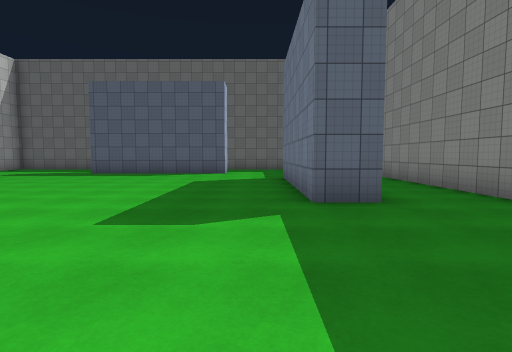
View 1 (above)

24 first-person views from a walk through a scene from a Unity 3-D project. The camera is 1.4 m above the floor, tilts 4° down and sees 80° across. The floor is counted in squares, 2 m on a side. Each view is taken from the middle of a square. On the plan, view 1 faces up. The plan holds only what a view shows up to about 10 squares ahead; the rest is blank. Surface patterns are stand-ins for the level's own textures.

View 2
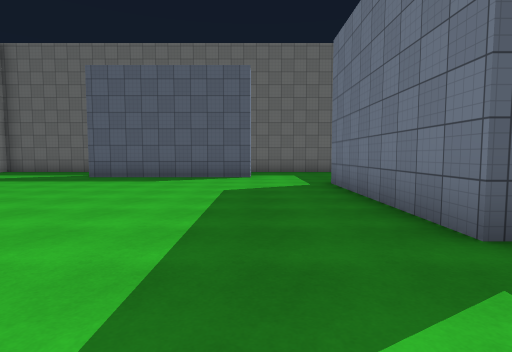

View 3
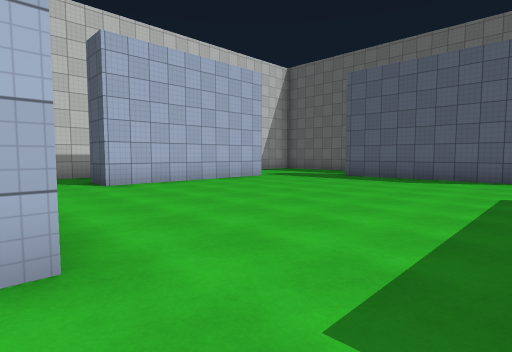

View 4
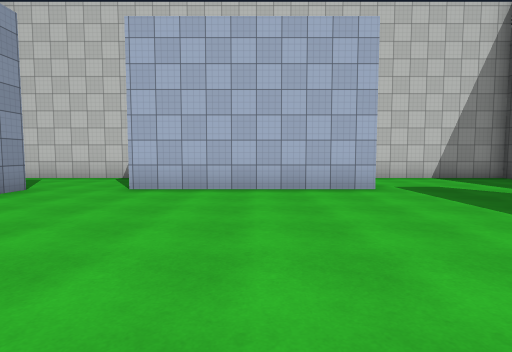

View 5
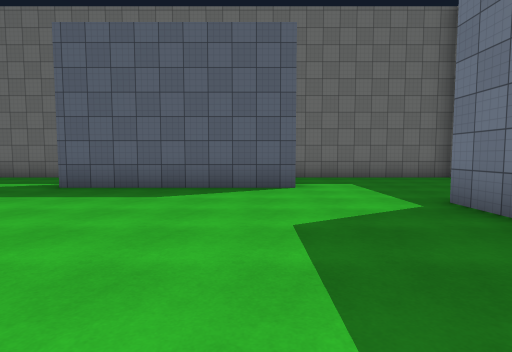

View 6
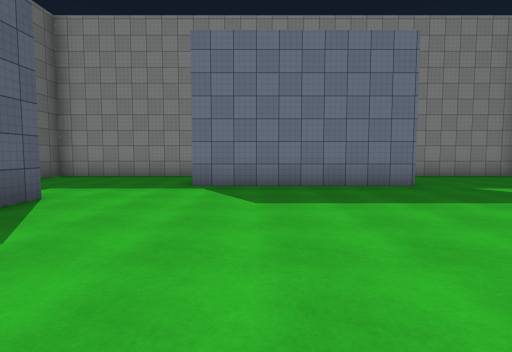

View 7
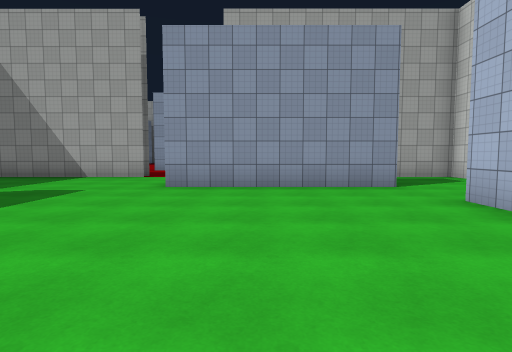

View 8
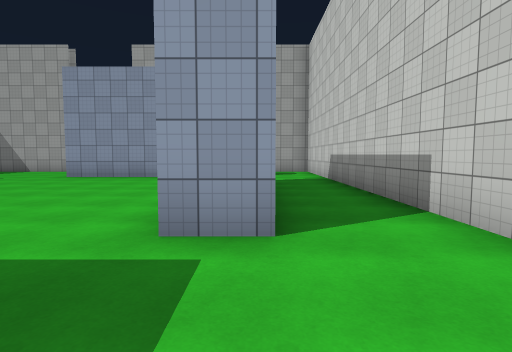

View 9
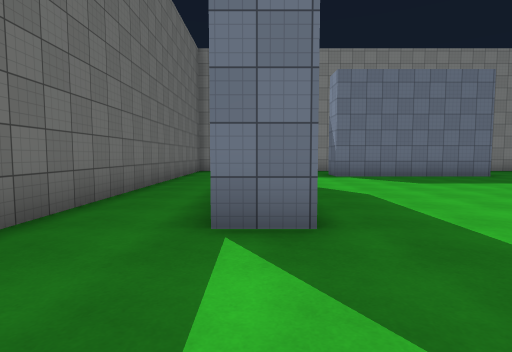

View 10
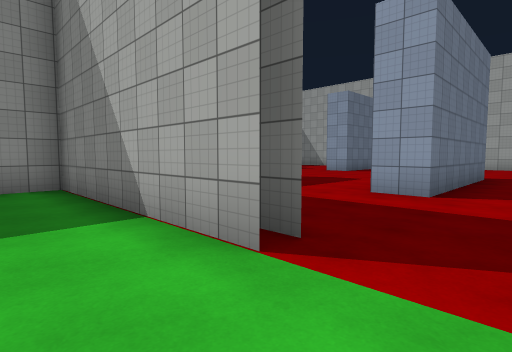

View 11
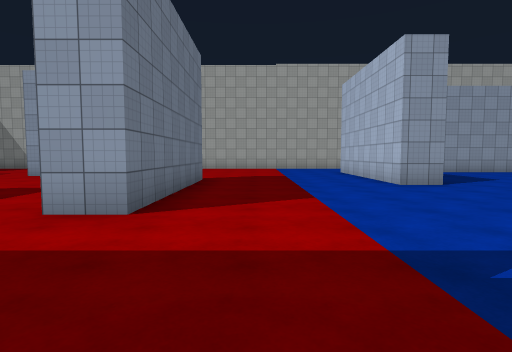

View 12
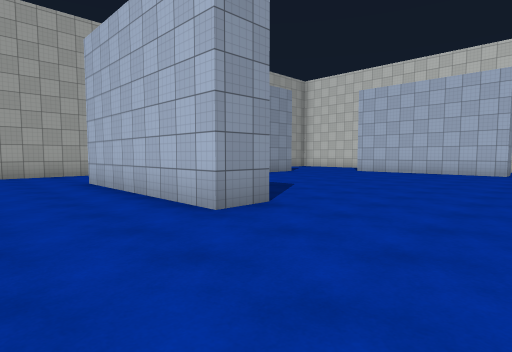

View 13
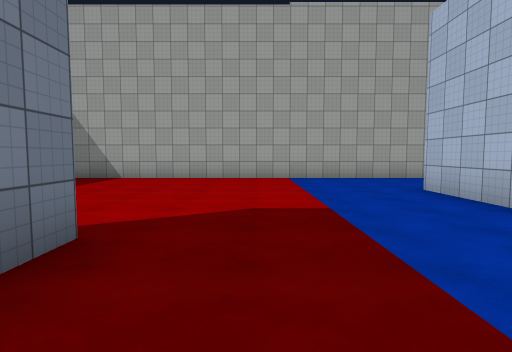

View 14
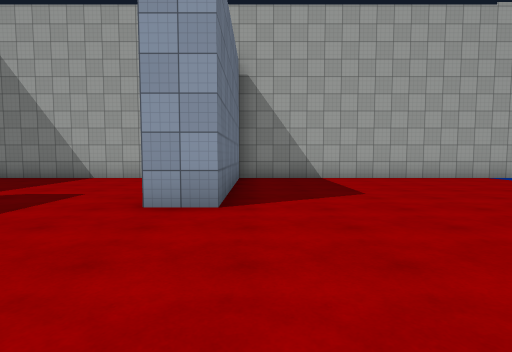

View 15
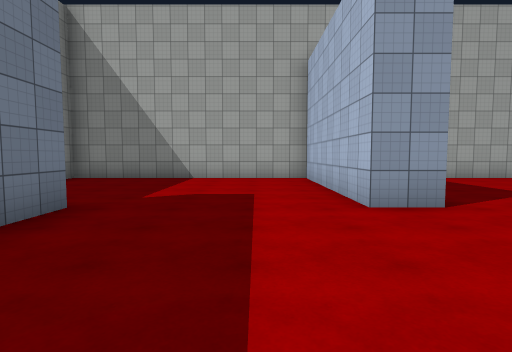

View 16
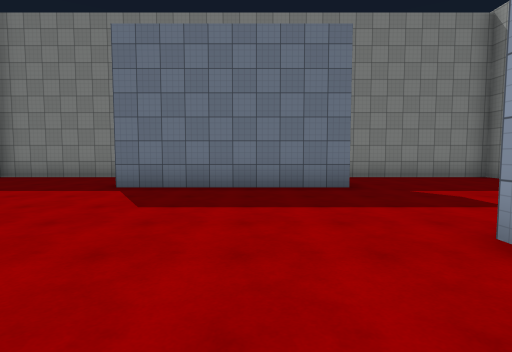

View 17
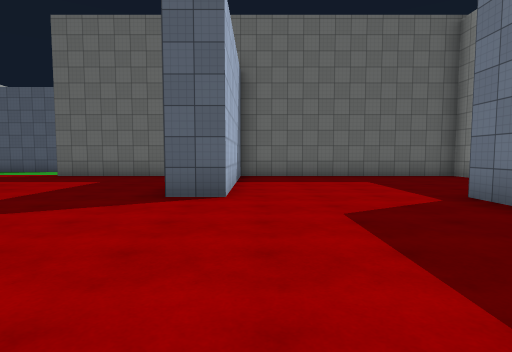

View 18
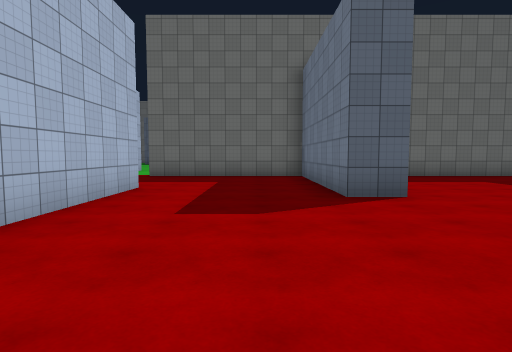

View 19
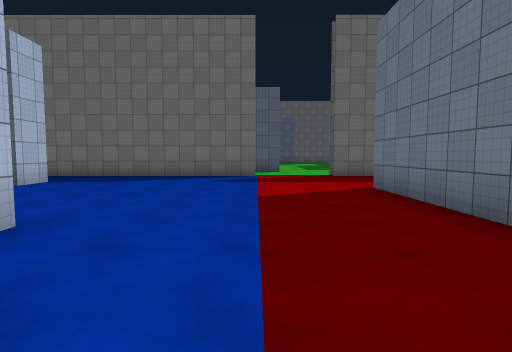

View 20
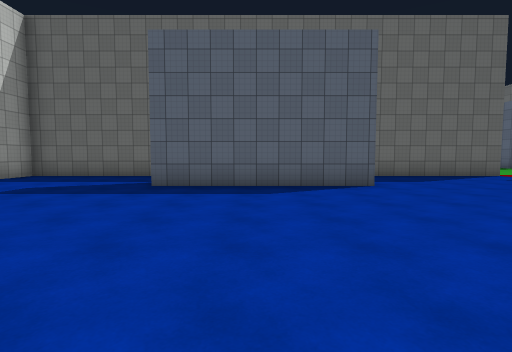

View 21
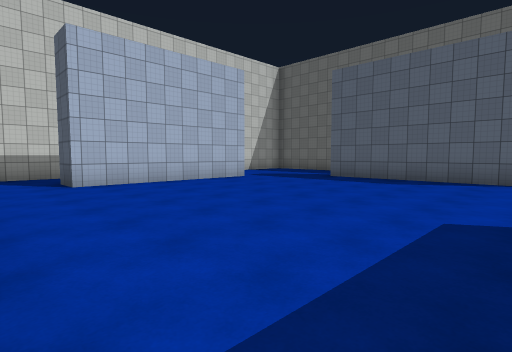

View 22
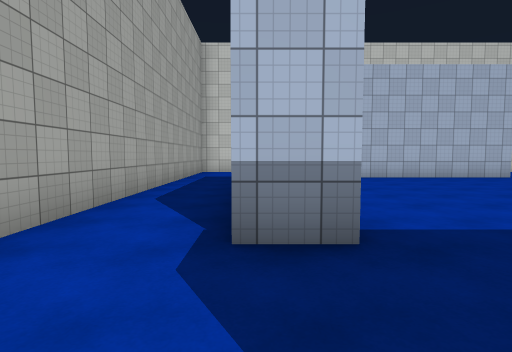

View 23
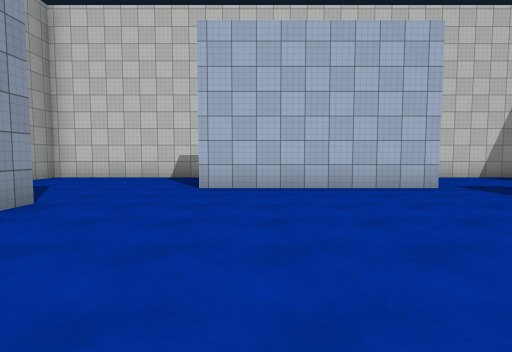

View 24
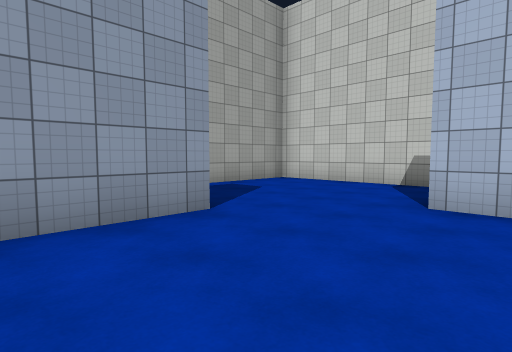

### Floor plan
Ten units are one square. View 1 is at (0, 0); x grows to the right and y downward. Boxes are objects, and circles mark ways between rooms. Rooms are numbered by the first view taken in them; rooms with no view inside come last. Other rooms are left out.
<svg viewBox="-198 -149 318 315">
<path fill="none" stroke="#000" d="M-11 -114 -62 -114 -62 -125M-92 -94 -82 -94 -82 -44 -92 -44M-81 -24 -30 -24M19 -44 8 -44 8 -95M40 -46 40 -144 -63 -144M-5 6 40 6 40 -29M-80 -144 -111 -144 -111 6 -94 6M-15 96 -15 45 -5 45 -5 81M-74 81 -63 81 -63 131M-93 131 -93 143M-93 31 -93 42 -144 42M-40 10 -109 10M-15 11 -10 11M-15 6 -5 6M35 156 35 110 45 110 45 161 115 161 115 119M-144 132 -122 132M85 110 85 60M-170 62 -163 62 -163 112 -174 112M-154 10 -193 10 -193 45M-193 107 -193 161 35 161M115 47 115 10 45 10 45 60 35 60 35 10 -15 10"/>
<circle cx="-25" cy="-5" r="3" fill="#2a7"/>
<text x="-40" y="-70">1</text>
<text x="-40" y="90">2</text>
</svg>
Room 1 opens to room 2.

Where each view was taken, in squares from view 1:
view 1: 0 up, 0 right, facing up
view 2: 2 up, 1 left, facing up
view 3: 2 up, 1 left, facing up-left
view 4: 7 up, 2 left, facing left
view 5: 5 up, 2 left, facing up
view 6: 8 up, 6 left, facing right
view 7: 9 up, 5 left, facing down
view 8: 12 up, 9 left, facing down
view 9: 12 up, 9 left, facing right
view 10: 1 up, 3 left, facing down-right
view 11: 1 down, 3 left, facing down
view 12: 5 down, 4 left, facing down-left
view 13: 7 down, 3 left, facing down
view 14: 7 down, 3 right, facing down
view 15: 7 down, 6 right, facing down
view 16: 9 down, 2 right, facing right
view 17: 11 down, 5 right, facing up
view 18: 11 down, 2 right, facing up
view 19: 11 down, 4 left, facing up
view 20: 11 down, 12 left, facing up
view 21: 13 down, 9 left, facing up-left
view 22: 14 down, 7 left, facing left
view 23: 10 down, 10 left, facing left
view 24: 10 down, 12 left, facing down-left
